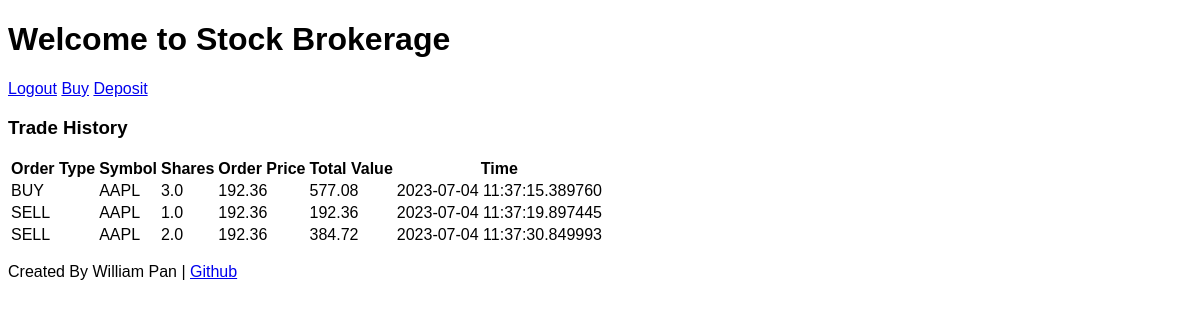
Before: /trade_history (signed in) with the older database file.
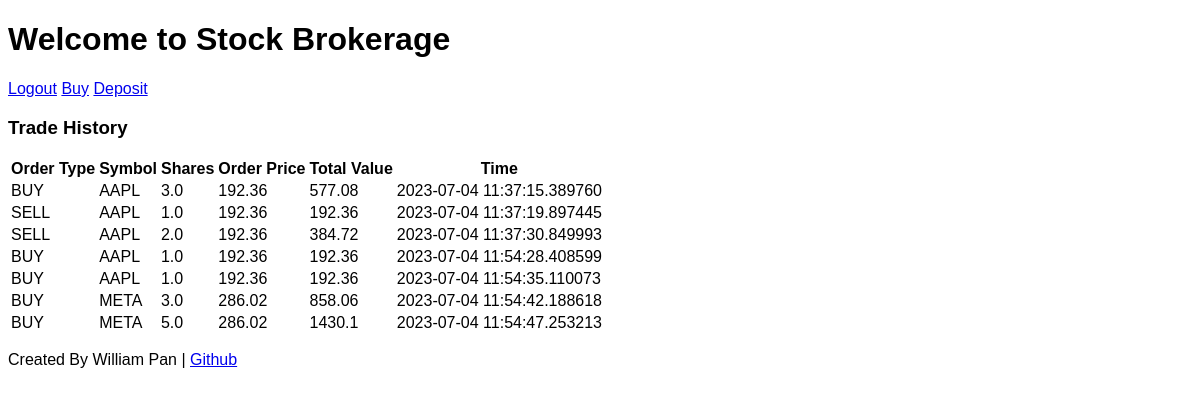
After: the same page with the newer database file.
### app.py (models this page shows)
class Trade_History(db.Model):
    transaction_id = db.Column(db.Integer, primary_key=True)
    user_id = db.Column(db.Integer, db.ForeignKey('user.id'), nullable=False)
    order_type = db.Column(db.String(10), nullable=False)
    symbol = db.Column(db.String(10), nullable=False)
    shares = db.Column(db.Float, nullable=False)
    order_price = db.Column(db.Float, nullable=False)
    total_value = db.Column(db.Float, nullable=False)
    time = db.Column(db.DateTime, nullable=False)

### app.py (the view)
@app.route("/trade_history")
@require_login
def trade_history():
    trade_history = db.session.execute(db.select(Trade_History).filter_by(user_id=session["user_id"])).scalars()
    return render_template("trade_history.html", trade_history=trade_history)

### app.py (called while the page is built)
@app.after_request
def after_request(response):
    response.headers["Cache-Control"] = "no-cache, no-store, must-revalidate"
    response.headers["Expires"] = 0
    response.headers["Pragma"] = "no-cache"
    return response

### login.py (called while the page is built)
def require_login(function):
    @wraps(function)
    def decorated_function(*args, **kwargs):
        if session.get("user_id") is None:
            return redirect("/login")
        print("session", session.get("user_id"))
        return function(*args, **kwargs)
    return decorated_function

### templates/trade_history.html (shortened to what this page needs)
{% extends "base.html" %}
{% block body %}
<a href="/logout">Logout</a>
<a href="/buy">Buy</a>
<a href="/deposit">Deposit</a>
<h3>Trade History</h3>
<table>
    <thead>
        <tr>
            <th>Order Type</th>
            <th>Symbol</th>
            <th>Shares</th>
            <th>Order Price</th>
            <th>Total Value</th>
            <th>Time</th>
        </tr>
    </thead>
    <tbody>
        {% for row in trade_history %}
        <tr>
            <td>{{row.order_type}}</td>
            <td>{{row.symbol}}</td>
            <td>{{row.shares}}</td>
            <td>{{row.order_price}}</td>
            <td>{{row.total_value}}</td>
            <td>{{row.time}}</td>
        </tr>
        {% endfor %}
    </tbody>
</table>
{% endblock %}

### templates/base.html (shortened to what this page needs)
<!DOCTYPE html>
<html lang="en">
<head>
    <link href="/static/styles.css" rel="stylesheet">
</head>
<body>
    <div class="container">
        <header>
            <h1>Welcome to Stock Brokerage</h1>
        </header>
        <main>
            {% block body %}
            {% endblock %}
        </main>
        <footer>
            <p>Created By William Pan | <a href="https://github.com/williampan22">Github</a></p>
        </footer>
    </div>
</body>
</html>

### static/styles.css (style rules this page uses)
body { font-family: helvetica; }

Changed rows visible on the page:
added Trade_History: order_type "BUY", symbol "AAPL", shares "1.0", order_price "192.36", total_value "192.36", time "2023-07-04 11:54:28.408599"
added Trade_History: order_type "BUY", symbol "AAPL", shares "1.0", order_price "192.36", total_value "192.36", time "2023-07-04 11:54:35.110073"
added Trade_History: order_type "BUY", symbol "META", shares "3.0", order_price "286.02", total_value "858.06", time "2023-07-04 11:54:42.188618"
added Trade_History: order_type "BUY", symbol "META", shares "5.0", order_price "286.02", total_value "1430.1", time "2023-07-04 11:54:47.253213"
